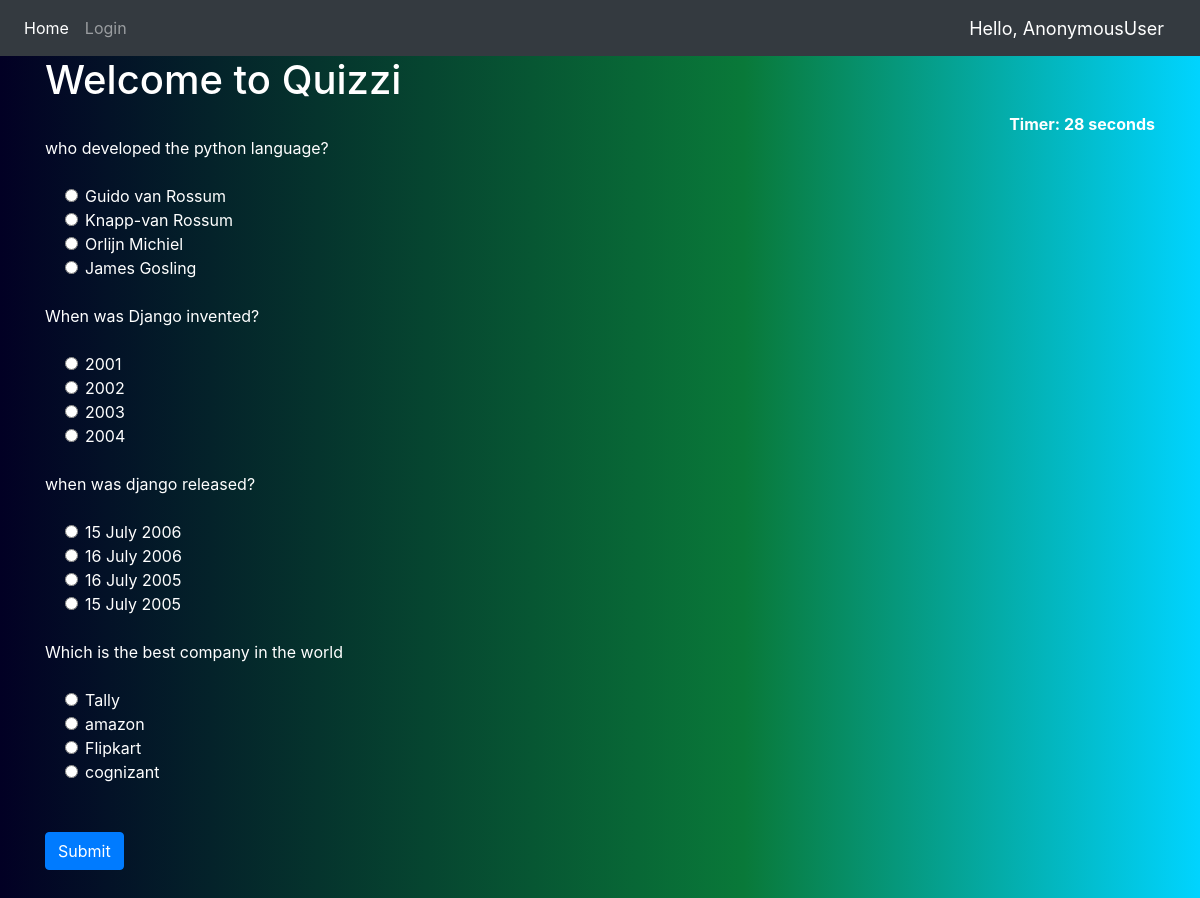
/home/, run on the app's committed database.
### Quiz/models.py (models this page shows, shortened)
class QuesModel(models.Model):
    question = models.CharField(max_length=200, null=True)
    op1 = models.CharField(max_length=200, null=True)
    op2 = models.CharField(max_length=200, null=True)
    op3 = models.CharField(max_length=200, null=True)
    op4 = models.CharField(max_length=200, null=True)
    ans = models.CharField(max_length=200, null=True)

### Quiz/views.py (the view)
# urls.py: 2. Add a URL to urlpatterns:  path('', views.home, name='home')
def home(request):
    scores = 0
    if request.method == 'POST':
        if not request.user.is_authenticated:
            return HttpResponse("User is not logged in :)")
        print(request.POST, "hello sanchit")
        questions = QuesModel.objects.all()
        score = 0
        wrong = 0
        correct = 0
        total = 0
        for q in questions:
            total += 1
            print(request.POST.get(q.question))
            print(q.ans)
            print()
            if q.ans == request.POST.get(q.question):
                score += 10
                correct += 1
            else:
                wrong += 1
        percent = score / (total * 10) * 100
        scores = int(percent)
        context = {
            'score': score,
            'time': request.POST.get('timer'),
            'correct': correct,
            'wrong': wrong,
            'percent': percent,
            'total': total
        }
        Data = {
            'user': request.user.username,
            'score': scores,
            'isTestGiven': True,
        }
        Serializer = scoreSerializer(data=Data)
        if Serializer.is_valid():
            print("valid")
            Serializer.save()
        else:
            print("error command", Serializer.errors)
            return HttpResponse(Serializer.errors)
        return render(request, 'Quiz/result.html', context)
    else:
        questions = QuesModel.objects.all()
        context = {
            'questions': questions
        }
        return render(request, 'Quiz/home.html', context)

### Quiz/templates/Quiz/home.html (shortened to what this page needs)
{% extends 'Quiz/dependencies.html' %}
{% block content %}
{% load static %}
<div class="container ">
<h1>Welcome to Quizzi</h1>
<div align="right " id="displaytimer"><b>Timer: 0 seconds</b></div>
 <form method='post' action=''>
    {% for q  in questions%}
    <div class="form-group">
      <label for="question">{{q.question}}</label>
    </div>
    <div class="form-check">
        <div class="form-check">
            <input class="form-check-input" type="radio" name="{{q.question}}" id="gridRadios1" value="option1" >
            <label class="form-check-label" for="gridRadios1">
                {{q.op1}}
            </label>
        </div>
        <div class="form-check">
            <input class="form-check-input" type="radio" name="{{q.question}}" id="gridRadios2" value="option2">
            <label class="form-check-label" for="gridRadios2">
                {{q.op2}}
            </label>
        </div>
        <div class="form-check">
            <input class="form-check-input" type="radio" name="{{q.question}}" id="gridRadios1" value="option3">
            <label class="form-check-label" for="gridRadios1">
                {{q.op3}}
            </label>
        </div>
        <div class="form-check">
            <input class="form-check-input" type="radio" name="{{q.question}}" id="gridRadios2" value="option4">
            <label class="form-check-label" for="gridRadios2">
                {{q.op4}}
            </label>
        </div>
        <br>
    </div>
    {% endfor %}
    <br>
    <button type="submit" class="btn btn-primary" id = "submissionOver">Submit</button>
  </form>
</div>
{% endblock %}

### Quiz/templates/Quiz/navbar.html (style rules this page uses)
body { background: rgb(2,0,36); background: linear-gradient(90deg, rgba(2,0,36,1) 0%, rgba(9,121,57,1) 62%, rgba(0,212,255,1) 100%); color: white; }

### data on the page
QuesModel: question "who developed the python language?", op1 "Guido van Rossum", op2 "Knapp-van Rossum", op3 "Orlijn Michiel", op4 "James Gosling"
QuesModel: question "When was Django invented?", op1 "2001", op2 "2002", op3 "2003", op4 "2004"
QuesModel: question "when was django released?", op1 "15 July 2006", op2 "16 July 2006", op3 "16 July 2005", op4 "15 July 2005"
QuesModel: question "Which is the best company in the world", op1 "Tally", op2 "amazon", op3 "Flipkart", op4 "cognizant"

### other printed values
{{ request.user }} "AnonymousUser"
